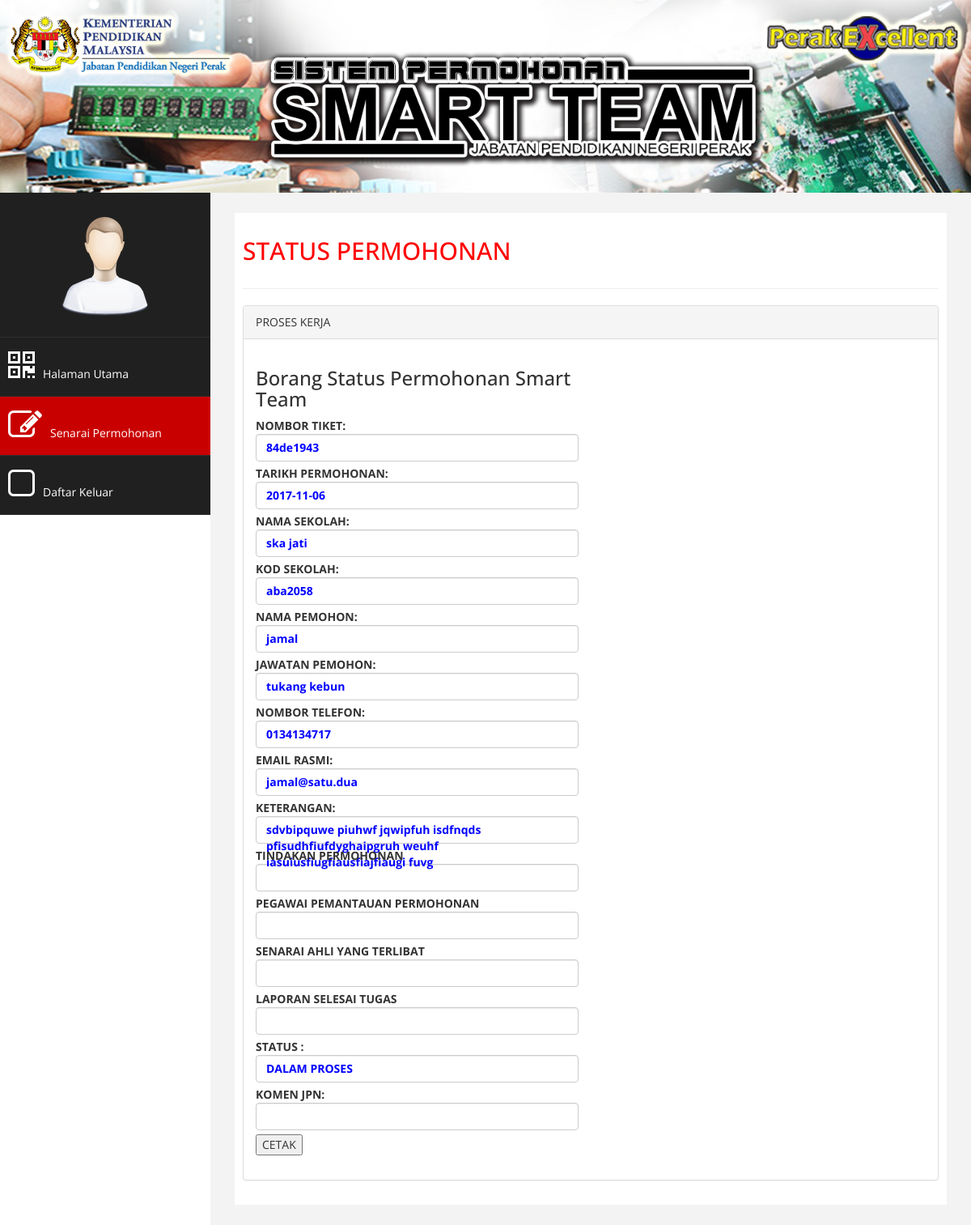
Screenshot of /permohonan_status.php?no_tiket=71&sekolah=ska jati with the database file from the repository.
### tables this page shows
CREATE TABLE `permohonan` (
  `id_mohon` int(255) NOT NULL,
  `tarikh` date NOT NULL,
  `no_tiket` varchar(100) NOT NULL,
  `ppd` enum('KINTA UTARA','KINTA SELATAN','BATANG PADANG','MANJUNG','KERIAN','KUALA KANGSAR','HILIR PERAK','LARUT MATANG @ SELAMA','HULU PERAK','PERAK TENGAH','BAGAN DATUK') NOT NULL,
  `sekolah` varchar(100) NOT NULL,
  `kod_sekolah` varchar(100) NOT NULL,
  `nama_pelapor` varchar(100) NOT NULL,
  `jawatan_pelapor` varchar(100) NOT NULL,
  `telefon_pelapor` varchar(100) NOT NULL,
  `email` varchar(200) NOT NULL,
  `keterangan` varchar(1000) NOT NULL,
  `status` enum('DALAM PROSES','DALAM PEMANTAUAN','SELESAI','') NOT NULL,
  `pegawai_pantau` varchar(255) NOT NULL,
  `kumpulan` varchar(100) NOT NULL,
  `laporan_pantau` varchar(1000) NOT NULL,
  `laporan_selesai` varchar(1000) NOT NULL,
  `komen_jpn` varchar(255) NOT NULL
);

### permohonan_status.php (the view, shortened to what this page needs)
<?php include "include/dbconnect.php"; ?>
<!DOCTYPE html>
<html xmlns="http://www.w3.org/1999/xhtml">
<head>
<?php
  include 'include/header.php';
  include 'include/topnav_2.php';
  $id_mohon = $_REQUEST['no_tiket'];
  $permohonan = mysqli_query($conn, "SELECT * FROM permohonan WHERE id_mohon=".$id_mohon);
  $row = mysqli_fetch_array($permohonan);
 ?>
  </head>
<body>
        <div id="page-wrapper" >
            <div id="page-inner">
                <div class="row">
                    <div class="col-md-12">
                     <h2>STATUS PERMOHONAN</h2>
                    </div>
                </div>
                 <hr />
                 <div class="panel panel-default">
                        <div class="panel-heading">
                            PROSES KERJA</div>
                        <div class="panel-body">
                            <div class="row">
                                <div class="col-md-6">
                                    <h3>Borang Status Permohonan Smart Team</h3>
     <form method="post" action="permohonan_status.php" class="input_form">
     <div class="form-group">
        <strong>NOMBOR TIKET:</strong><label class="form-control" style="color:#00F"><?php echo $row['no_tiket'];?></label>
        <strong>TARIKH PERMOHONAN:</strong><label class="form-control" style="color:#00F"><?php echo $row['tarikh'];?></label>
       <strong>NAMA SEKOLAH:</strong><label class="form-control" style="color:#00F"><?php echo $row['sekolah'];?></label>
        <strong>KOD SEKOLAH:</strong><label class="form-control" style="color:#00F"><?php echo $row['kod_sekolah'];?></label>
        <strong>NAMA PEMOHON:</strong><label class="form-control" style="color:#00F"><?php echo $row['nama_pelapor'];?></label>
        <strong>JAWATAN PEMOHON:</strong><label class="form-control" style="color:#00F"><?php echo $row['jawatan_pelapor'];?></label>
        <strong>NOMBOR TELEFON:</strong><label class="form-control" style="color:#00F"><?php echo $row['telefon_pelapor'];?></label>
         <strong>EMAIL RASMI:</strong><label class="form-control" style="color:#00F"><?php echo $row['email'];?></label>
        <strong>KETERANGAN:</strong>
        <label name="keterangan" rows="20" class="form-control" style="color:#00F"><?php echo $row['keterangan'];?></label>
  <strong>TINDAKAN PERMOHONAN</strong>
  <label name="laporan_pantau" rows="20" class="form-control" style="color:#00F"><?php echo $row['laporan_pantau'];?></label>
  <strong>PEGAWAI PEMANTAUAN PERMOHONAN</strong>
  <label name="pegawai_pantau" rows="20" class="form-control" style="color:#00F"><?php echo $row['pegawai_pantau'];?></label>
        <strong>SENARAI AHLI YANG TERLIBAT </strong>
        <label name="kumpulan" rows="20" class="form-control" style="color:#00F"><?php echo $row['kumpulan'];?></label>
        <strong>LAPORAN SELESAI TUGAS</strong>
        <label name="laporan_selesai" rows="20" class="form-control" style="color:#00F"><?php echo $row['laporan_selesai'];?></label>
        <strong>STATUS : </strong>
        <label name="status" rows="20" class="form-control" style="color:#00F"><?php echo $row['status'];?></label>
        <strong>KOMEN JPN:</strong><label class="form-control" style="color:#00F"><?php echo $row['komen_jpn'];?></label>
        <button type="submit" name="submit" id="add_btn" class="add_btn" onclick="return confirm('Adakah Anda Pasti Untuk Kemaskini Permohonan?')">CETAK</button>
</form>

### assets/css/custom.css (style rules this page uses)
body { font-family: 'Open Sans', sans-serif; }
#page-wrapper { padding: 15px 15px; min-height: 600px; background:#F3F3F3; }
#page-inner { width:100%; margin:10px 20px 10px 0px; background-color:#fff!important; padding:10px; min-height:1200px; }
h2 { color: #f00; }
@media (min-width:768px) { #page-wrapper { margin: 0 0 0 260px; padding: 15px 30px; min-height: 1200px; } }

### rows the page displays
permohonan: no_tiket "84de1943", tarikh "2017-11-06", sekolah "ska jati", kod_sekolah "aba2058", nama_pelapor "jamal", jawatan_pelapor "tukang kebun", telefon_pelapor "0134134717", email "jamal@satu.dua", keterangan "sdvbipquwe piuhwf jqwipfuh isdfnqds pfisudhfiufdyghaipgruh weuhf iasuiusfiugfiausfiajfiaugi fuvg", status "DALAM PROSES"
